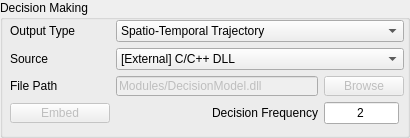
         <widget class="QGroupBox" name="groupBox_4">
          <property name="sizePolicy">
           <sizepolicy hsizetype="Fixed" vsizetype="Fixed">
            <horstretch>0</horstretch>
            <verstretch>0</verstretch>
           </sizepolicy>
          </property>
          <property name="minimumSize">
           <size>
            <width>0</width>
            <height>0</height>
           </size>
          </property>
          <property name="maximumSize">
           <size>
            <width>410</width>
            <height>138</height>
           </size>
          </property>
          <property name="title">
           <string>Decision Making</string>
          </property>
          <widget class="QWidget" name="gridLayoutWidget_4">
           <property name="geometry">
            <rect>
             <x>10</x>
             <y>20</y>
             <width>391</width>
             <height>111</height>
            </rect>
           </property>
           <layout class="QGridLayout" name="gridLayout">
            <property name="sizeConstraint">
             <enum>QLayout::SetFixedSize</enum>
            </property>
            <item row="2" column="0">
             <widget class="QLabel" name="label_32">
              <property name="maximumSize">
               <size>
                <width>16777215</width>
                <height>20</height>
               </size>
              </property>
              <property name="text">
               <string>File Path</string>
              </property>
             </widget>
            </item>
            <item row="2" column="2">
             <widget class="QPushButton" name="buttonBrowseDecision">
              <property name="enabled">
               <bool>false</bool>
              </property>
              <property name="sizePolicy">
               <sizepolicy hsizetype="Fixed" vsizetype="Fixed">
                <horstretch>0</horstretch>
                <verstretch>0</verstretch>
               </sizepolicy>
              </property>
              <property name="minimumSize">
               <size>
                <width>0</width>
                <height>20</height>
               </size>
              </property>
              <property name="maximumSize">
               <size>
                <width>16777215</width>
                <height>20</height>
               </size>
              </property>
              <property name="text">
               <string>Browse</string>
              </property>
             </widget>
            </item>
            <item row="2" column="1">
             <widget class="QLineEdit" name="editDecisionPath">
              <property name="enabled">
               <bool>false</bool>
              </property>
              <property name="sizePolicy">
               <sizepolicy hsizetype="Preferred" vsizetype="Fixed">
                <horstretch>0</horstretch>
                <verstretch>0</verstretch>
               </sizepolicy>
              </property>
              <property name="minimumSize">
               <size>
                <width>190</width>
                <height>0</height>
               </size>
              </property>
              <property name="maximumSize">
               <size>
                <width>1677777</width>
                <height>20</height>
               </size>
              </property>
              <property name="text">
               <string>Modules/DecisionModel.dll</string>
              </property>
             </widget>
            </item>
            <item row="0" column="0">
             <widget class="QLabel" name="label_34">
              <property name="sizePolicy">
               <sizepolicy hsizetype="Minimum" vsizetype="Preferred">
                <horstretch>0</horstretch>
                <verstretch>0</verstretch>
               </sizepolicy>
              </property>
              <property name="minimumSize">
               <size>
                <width>100</width>
                <height>0</height>
               </size>
              </property>
              <property name="maximumSize">
               <size>
                <width>100</width>
                <height>16777215</height>
               </size>
              </property>
              <property name="text">
               <string>Output Type</string>
              </property>
             </widget>
            </item>
            <item row="1" column="1" colspan="2">
             <widget class="QComboBox" name="comboDecisionInternal">
              <property name="enabled">
               <bool>true</bool>
              </property>
              <property name="minimumSize">
               <size>
                <width>0</width>
                <height>0</height>
               </size>
              </property>
              <property name="maximumSize">
               <size>
                <width>16777215</width>
                <height>16777215</height>
               </size>
              </property>
              <item>
               <property name="text">
                <string>[External] C/C++ DLL</string>
               </property>
              </item>
              <item>
               <property name="text">
                <string>[External] Python Module</string>
               </property>
              </item>
              <item>
               <property name="text">
                <string>[Internal] Map1_XinLong_Planner</string>
               </property>
              </item>
              <item>
               <property name="text">
                <string>[Internal] Map2_XinLong_Planner</string>
               </property>
              </item>
              <item>
               <property name="text">
                <string>[Internal] Map1_Chenxiang_Planner</string>
               </property>
              </item>
              <item>
               <property name="text">
                <string>[Internal] Map2_Chenxiang_Planner</string>
               </property>
              </item>
             </widget>
            </item>
            <item row="1" column="0">
             <widget class="QLabel" name="label_35">
              <property name="text">
               <string>Source</string>
              </property>
             </widget>
            </item>
            <item row="0" column="1" colspan="2">
             <widget class="QComboBox" name="comboDecisionType">
              <property name="enabled">
               <bool>true</bool>
              </property>
              <property name="minimumSize">
               <size>
                <width>0</width>
                <height>0</height>
               </size>
              </property>
              <property name="maximumSize">
               <size>
                <width>16777215</width>
                <height>16777215</height>
               </size>
              </property>
              <item>
               <property name="text">
                <string>Spatio-Temporal Trajectory</string>
               </property>
              </item>
              <item>
               <property name="text">
                <string>Acceleration, Front Wheel Angle</string>
               </property>
              </item>
              <item>
               <property name="text">
                <string>Engine Torque, Steering Angle, Brake Pressure</string>
               </property>
              </item>
             </widget>
            </item>
            <item row="3" column="2">
             <widget class="QLineEdit" name="editDecisionRatio">
              <property name="enabled">
               <bool>true</bool>
              </property>
              <property name="maximumSize">
               <size>
                <width>75</width>
                <height>16777215</height>
               </size>
              </property>
              <property name="text">
               <string>2</string>
              </property>
              <property name="alignment">
               <set>Qt::AlignCenter</set>
              </property>
             </widget>
            </item>
            <item row="3" column="1">
             <widget class="QLabel" name="label_40">
              <property name="sizePolicy">
               <sizepolicy hsizetype="Preferred" vsizetype="Preferred">
                <horstretch>0</horstretch>
                <verstretch>0</verstretch>
               </sizepolicy>
              </property>
              <property name="minimumSize">
               <size>
                <width>0</width>
                <height>0</height>
               </size>
              </property>
              <property name="maximumSize">
               <size>
                <width>16777215</width>
                <height>16777215</height>
               </size>
              </property>
              <property name="layoutDirection">
               <enum>Qt::RightToLeft</enum>
              </property>
              <property name="text">
               <string>Decision Frequency</string>
              </property>
              <property name="alignment">
               <set>Qt::AlignRight|Qt::AlignTrailing|Qt::AlignVCenter</set>
              </property>
             </widget>
            </item>
            <item row="3" column="0">
             <widget class="QPushButton" name="buttonBrowseDecision_2">
              <property name="enabled">
               <bool>false</bool>
              </property>
              <property name="sizePolicy">
               <sizepolicy hsizetype="Preferred" vsizetype="Fixed">
                <horstretch>0</horstretch>
                <verstretch>0</verstretch>
               </sizepolicy>
              </property>
              <property name="minimumSize">
               <size>
                <width>0</width>
                <height>20</height>
               </size>
              </property>
              <property name="maximumSize">
               <size>
                <width>16777215</width>
                <height>20</height>
               </size>
              </property>
              <property name="text">
               <string>Embed</string>
              </property>
             </widget>
            </item>
           </layout>
          </widget>
         </widget>
